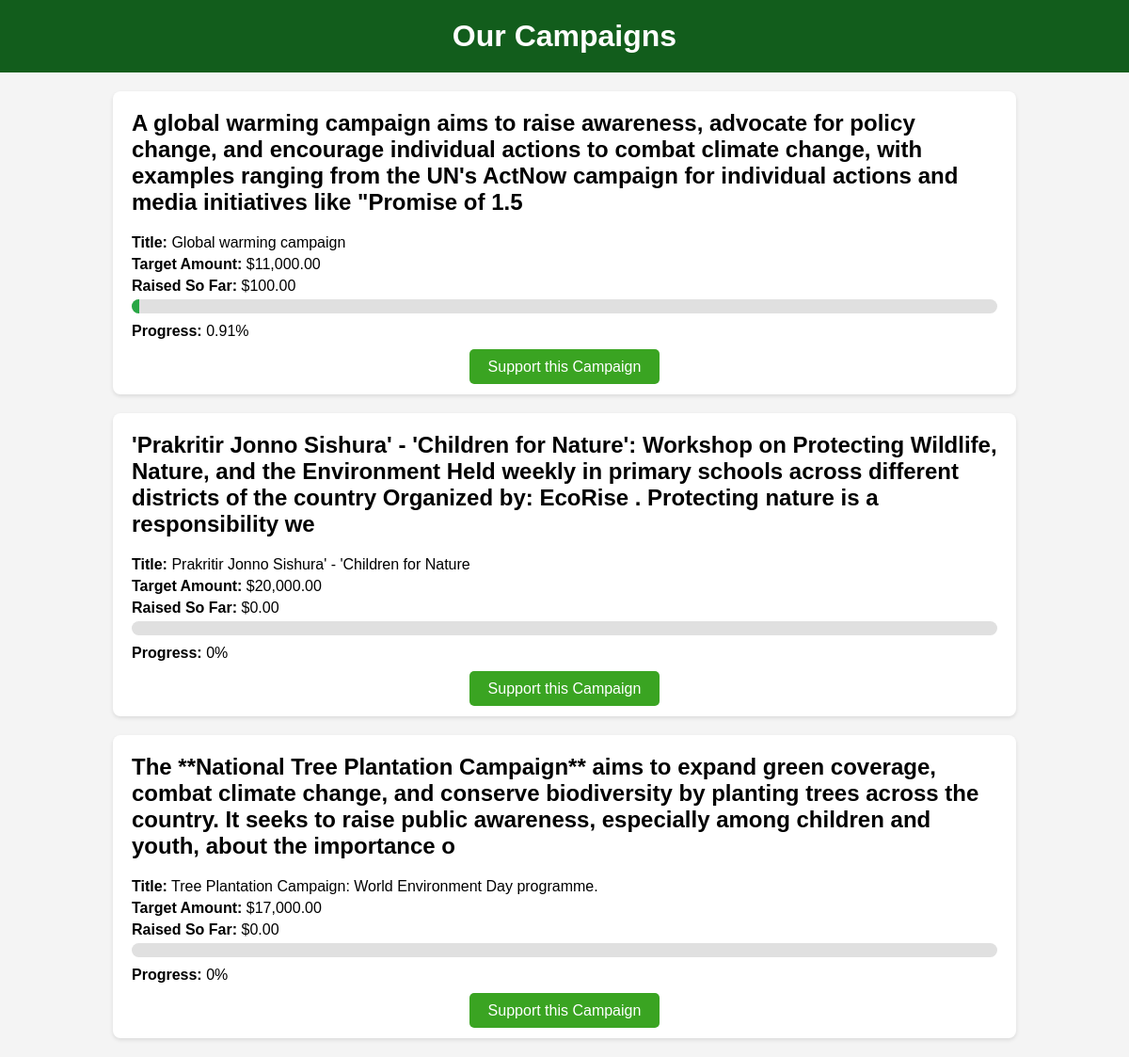
Page /champ.php on the committed database.
### tables this page shows
CREATE TABLE `campaigns` (
  `id` int(11) NOT NULL,
  `title` varchar(255) NOT NULL,
  `location` varchar(255) NOT NULL,
  `goal` varchar(255) NOT NULL,
  `target_amount` decimal(15,2) NOT NULL,
  `raised_amount` decimal(15,2) DEFAULT 0.00,
  `image_url` varchar(255) DEFAULT NULL,
  `created_at` timestamp NOT NULL DEFAULT current_timestamp()
);

### champ.php (the view, shortened to what this page needs)
<?php
include 'config.php';
$sql = "SELECT id, title, goal, target_amount, raised_amount FROM campaigns";
$result = $conn->query($sql);
?>
<!DOCTYPE html>
<html lang="en">
<head>
    <link rel="stylesheet" href="assets/css/campaigns.css">
</head>
<body>
    <div class="header">
        <h1>Our Campaigns</h1>
    </div>
    <div class="container">
        <?php
        if ($result->num_rows > 0) {
            while($row = $result->fetch_assoc()) {
                $id = $row['id'];
                $title = $row['title'];
                $goal = $row['goal'];
                $target_amount = $row['target_amount'];
                $raised_amount = $row['raised_amount'];
                $progress_percentage = ($raised_amount / $target_amount) * 100;
        ?>
        <div class="campaign">
            <h2><?php echo htmlspecialchars($goal); ?></h2>
            <p><strong>Title:</strong> <?php echo htmlspecialchars($title); ?></p>
            <p><strong>Target Amount:</strong> $<?php echo number_format($target_amount, 2); ?></p>
            <p><strong>Raised So Far:</strong> $<?php echo number_format($raised_amount, 2); ?></p>
            <div class="progress-bar">
                <div class="progress-bar-inner" style="width: <?php echo $progress_percentage; ?>%;"></div>
            </div>
            <p><strong>Progress:</strong> <?php echo round($progress_percentage, 2); ?>%</p>
            <div class="button-container">
                <a href="support.php?campaign_id=<?php echo $id; ?>">Support this Campaign</a>
            </div>
        </div>
        <?php
            }
        } else {
            echo "<p>No campaigns available at the moment.</p>";
        }
        ?>
    </div>
</body>
</html>

### assets/css/campaigns.css (style rules this page uses)
body { font-family: Arial, sans-serif; background-color: #f4f4f4; margin: 0; padding: 0; }
.header { background-color: #125d1c; color: white; padding: 20px; text-align: center; }
.header h1 { margin: 0; }
.container { width: 80%; margin: 20px auto; }
.campaign { background-color: white; padding: 20px; border-radius: 8px; margin-bottom: 20px; box-shadow: 0 2px 4px rgba(0, 0, 0, 0.1); }
.campaign h2 { margin-top: 0; }
.campaign p { margin: 5px 0; }
.progress-bar { width: 100%; background-color: #e0e0e0; border-radius: 20px; overflow: hidden; margin-bottom: 10px; }
.progress-bar-inner { height: 15px; background-color: #28a745; }
.button-container { text-align: center; margin-top: 20px; }
.button-container a { background-color: #3aa422; color: white; padding: 10px 20px; text-decoration: none; border-radius: 5px; font-size: 16px; transition: background-color 0.3s; }

### rows in the picture
campaigns: goal "A global warming campaign aims to raise awareness, advocate for policy change, and encourage individual actions to combat climate change, with examples ranging from the UN's ActNow campaign for individual actions and media initiatives like \"Promise of 1.5", title "Global warming campaign", target_amount "11,000.00", raised_amount "100.00", progress_percentage "0.91"
campaigns: goal "'Prakritir Jonno Sishura' - 'Children for Nature': Workshop on Protecting Wildlife, Nature, and the Environment Held weekly in primary schools across different districts of the country Organized by: EcoRise . Protecting nature is a responsibility we", title "Prakritir Jonno Sishura' - 'Children for Nature", target_amount "20,000.00", raised_amount "0.00", progress_percentage "0"
campaigns: goal "The **National Tree Plantation Campaign** aims to expand green coverage, combat climate change, and conserve biodiversity by planting trees across the country. It seeks to raise public awareness, especially among children and youth, about the importance o", title "Tree Plantation Campaign: World Environment Day programme.", target_amount "17,000.00", raised_amount "0.00", progress_percentage "0"
